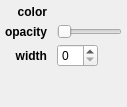
<?xml version="1.0" encoding="UTF-8"?>
<ui version="4.0">
 <class>Form</class>
 <widget class="QWidget" name="Form">
  <property name="geometry">
   <rect>
    <x>0</x>
    <y>0</y>
    <width>127</width>
    <height>107</height>
   </rect>
  </property>
  <property name="windowTitle">
   <string>Form</string>
  </property>
  <layout class="QGridLayout" name="gridLayout">
   <property name="leftMargin">
    <number>5</number>
   </property>
   <property name="topMargin">
    <number>5</number>
   </property>
   <property name="rightMargin">
    <number>5</number>
   </property>
   <property name="bottomMargin">
    <number>5</number>
   </property>
   <property name="horizontalSpacing">
    <number>10</number>
   </property>
   <property name="verticalSpacing">
    <number>5</number>
   </property>
   <item row="1" column="1" colspan="2">
    <widget class="QSlider" name="value_alpha">
     <property name="maximum">
      <number>100</number>
     </property>
     <property name="orientation">
      <enum>Qt::Horizontal</enum>
     </property>
    </widget>
   </item>
   <item row="1" column="0">
    <widget class="QLabel" name="label">
     <property name="font">
      <font>
       <weight>75</weight>
       <bold>true</bold>
      </font>
     </property>
     <property name="text">
      <string>opacity</string>
     </property>
     <property name="alignment">
      <set>Qt::AlignRight|Qt::AlignTrailing|Qt::AlignVCenter</set>
     </property>
    </widget>
   </item>
   <item row="0" column="1">
    <widget class="QColorBox" name="color_color">
     <property name="sizePolicy">
      <sizepolicy hsizetype="Preferred" vsizetype="Minimum">
       <horstretch>0</horstretch>
       <verstretch>0</verstretch>
      </sizepolicy>
     </property>
     <property name="text">
      <string/>
     </property>
    </widget>
   </item>
   <item row="0" column="0">
    <widget class="QLabel" name="label_2">
     <property name="font">
      <font>
       <weight>75</weight>
       <bold>true</bold>
      </font>
     </property>
     <property name="text">
      <string>color</string>
     </property>
     <property name="alignment">
      <set>Qt::AlignRight|Qt::AlignTrailing|Qt::AlignVCenter</set>
     </property>
    </widget>
   </item>
   <item row="2" column="1">
    <widget class="QSpinBox" name="value_linewidth"/>
   </item>
   <item row="2" column="0">
    <widget class="QLabel" name="label_3">
     <property name="font">
      <font>
       <weight>75</weight>
       <bold>true</bold>
      </font>
     </property>
     <property name="text">
      <string>width</string>
     </property>
     <property name="alignment">
      <set>Qt::AlignRight|Qt::AlignTrailing|Qt::AlignVCenter</set>
     </property>
    </widget>
   </item>
   <item row="3" column="0">
    <spacer name="verticalSpacer">
     <property name="orientation">
      <enum>Qt::Vertical</enum>
     </property>
     <property name="sizeHint" stdset="0">
      <size>
       <width>20</width>
       <height>40</height>
      </size>
     </property>
    </spacer>
   </item>
   <item row="3" column="1" colspan="2">
    <spacer name="horizontalSpacer">
     <property name="orientation">
      <enum>Qt::Horizontal</enum>
     </property>
     <property name="sizeHint" stdset="0">
      <size>
       <width>40</width>
       <height>1</height>
      </size>
     </property>
    </spacer>
   </item>
  </layout>
 </widget>
 <customwidgets>
  <customwidget>
   <class>QColorBox</class>
   <extends>QLabel</extends>
   <header>glue_qt.utils.colors</header>
  </customwidget>
 </customwidgets>
 <resources/>
 <connections/>
</ui>
